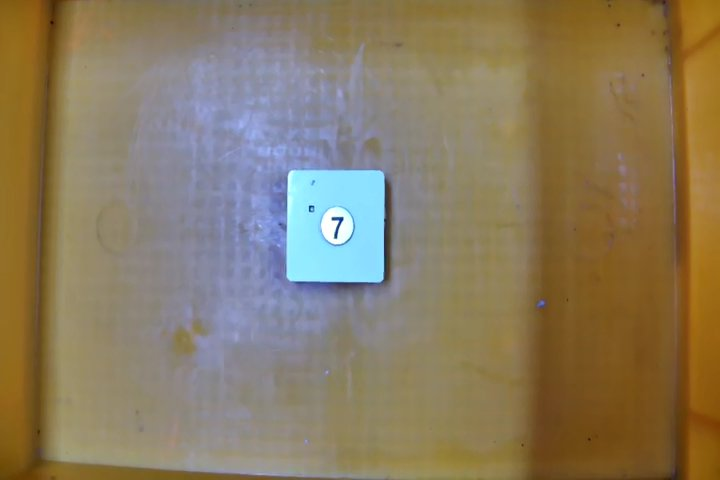
#> input picture Img/7.jpg, 720 x 480 px
$ python test.py
#> lines starting #> are read from the running program, lines starting #| are printed output that depends on the picture; after the words box and inside, x2 and y2 are one past the last pixel; in counts of white or black regions, pixels touching at a corner belong together
from distutils.command.config import config
import pytesseract
import cv2
import matplotlib.pyplot as plt
import imutils

pytesseract.pytesseract.tesseract_cmd = r"C:\Program Files\Tesseract-OCR\tesseract.exe"
path = 'Img/7.jpg'

image = cv2.imread(path)
#> image is the input picture: shape (480, 720, 3); mean B, G, R 95.6, 122.9, 137.5

imageHeight, imageWidth = image.shape[:2]
#> imageHeight = 480; imageWidth = 720

org_image = cv2.imread(path)
image = org_image
ratio = image.shape[1] / float(image.shape[1])
#> ratio = 1
image = imutils.resize(image, width=500)
#> image: shape (333, 500, 3)

# 이미지를 grayscale로 변환하고 blur를 적용
# 모서리를 찾기위한 이미지 연산
gray = cv2.cvtColor(image, cv2.COLOR_BGR2GRAY)
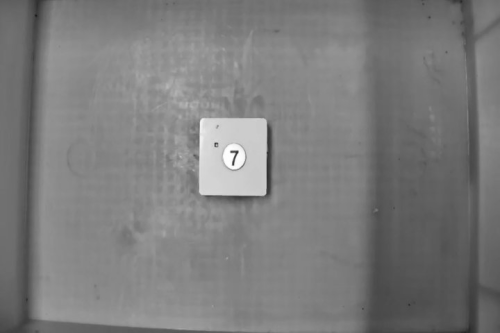
#> gray: shape (333, 500); min 28, max 254, mean 124.2
blurred = cv2.GaussianBlur(gray, (5, 5,), 0)
edged = cv2.Canny(blurred, 75, 200)
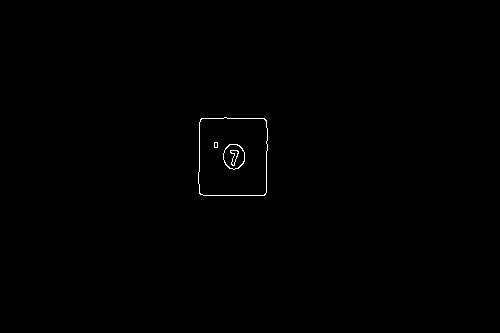
#> edged: shape (333, 500); 0.26% white in thin lines or dots, all inside (x1, y1, x2, y2) = (198, 117, 268, 196)

#> (the run stopped early here; a loop or call above may not have finished)

$ run again, with Img/3.jpg copied over Img/7.jpg
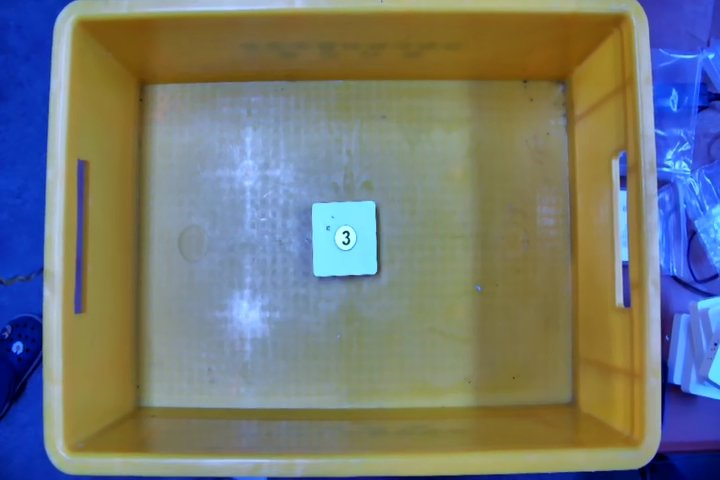
#> input picture Img/3.jpg, 720 x 480 px
#> image is the input picture: shape (480, 720, 3); mean B, G, R 118.3, 121.8, 117
#> image: shape (333, 500, 3)
#> `gray = cv2.cvtColor(image, cv2.COLOR_BGR2GRAY)`:
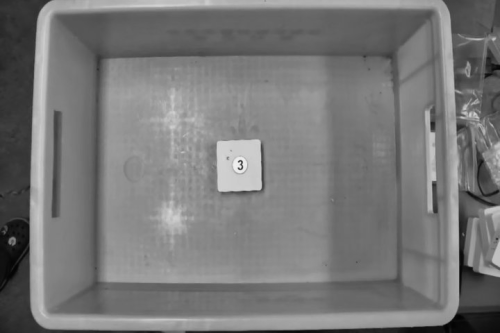
#> gray: shape (333, 500); min 2, max 239, mean 120
#> `edged = cv2.Canny(blurred, 75, 200)`:
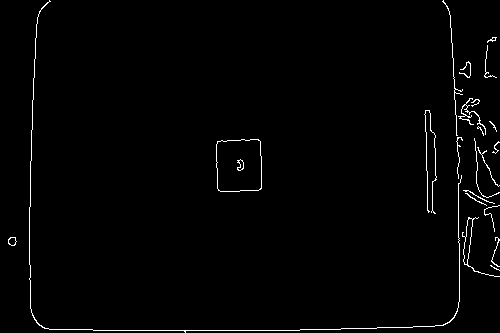
#> edged: shape (333, 500); 1.4% white in thin lines or dots
